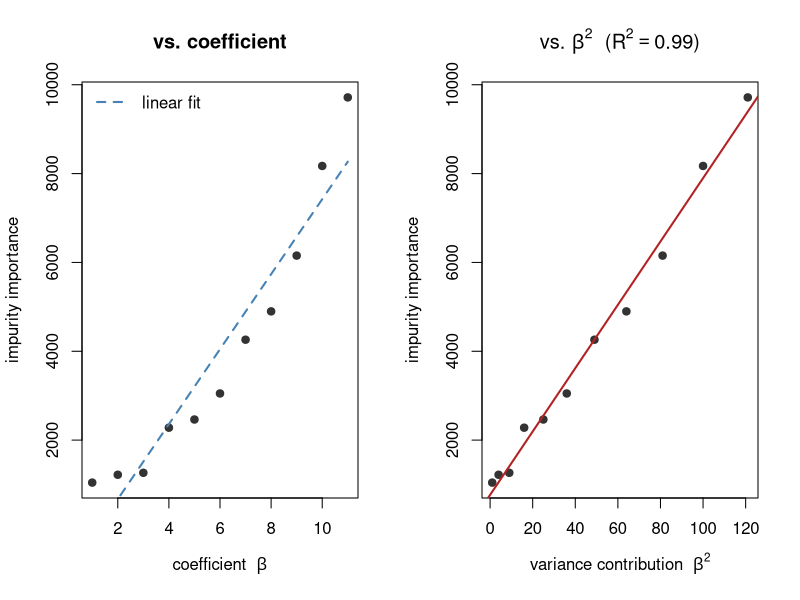
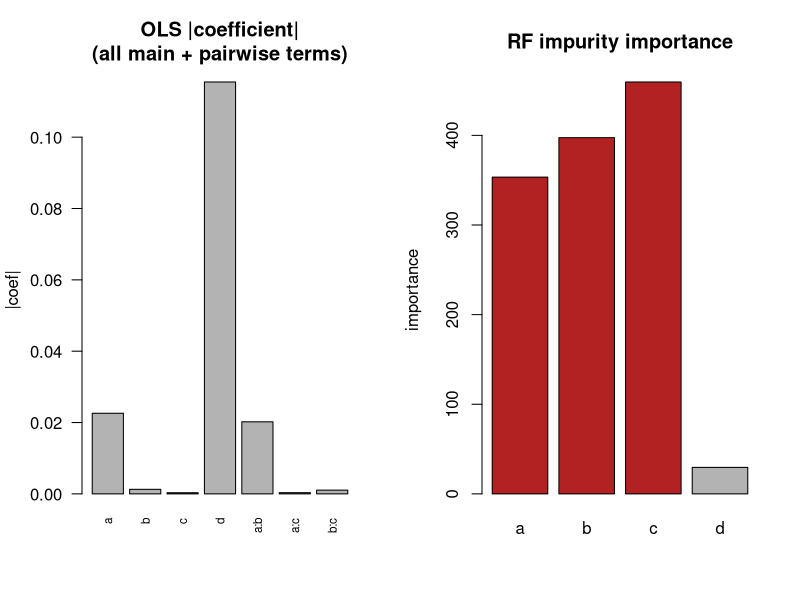
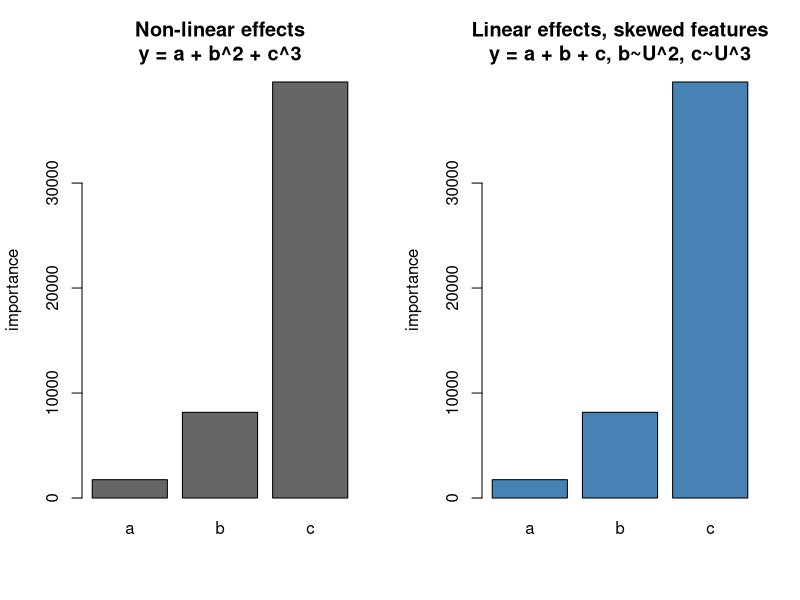

Source code (R) for these figures, in order:
# Generate the figures used in paper/. Run after/with validate.R.
# Each ranger() call carries an explicit seed, matching validate.R, so the
# plotted values are the ones the paper quotes regardless of call order.
# R_LIBS_USER=./.rlib Rscript analysis/figures.R
suppressMessages({ library(tibble); library(ranger) })
dir.create("figures", showWarnings = FALSE)
imp <- function(m) ranger::importance(m)

## Fig 1: importance tracks variance contribution beta^2 * Var(X). Left: vs the
## coefficient (curved). Right: vs beta^2 (near-linear) -- importance is denominated
## in squared-coefficient (variance) units, not coefficient units.
set.seed(43); n <- 1000
eff <- 1:11
X <- as_tibble(setNames(lapply(eff, function(i) runif(n)), letters[1:11]))
X$y <- as.matrix(X) %*% eff
v <- as.numeric(imp(ranger(y ~ ., X, importance = "impurity", num.trees = 1000, seed = 43)))
r2 <- summary(lm(v ~ I(eff^2)))$r.squared
png("figures/fig1_superlinear.png", 900, 460, res = 110)
par(mfrow = c(1, 2))
plot(eff, v, pch = 19, col = "grey20", xlab = expression("coefficient  " * beta),
     ylab = "impurity importance", main = "vs. coefficient")
lines(eff, predict(lm(v ~ eff)), col = "steelblue", lwd = 2, lty = 2)
legend("topleft", "linear fit", col = "steelblue", lty = 2, lwd = 2, bty = "n")
plot(eff^2, v, pch = 19, col = "grey20", xlab = expression("variance contribution  " * beta^2),
     ylab = "impurity importance",
     main = bquote("vs. " * beta^2 * "  (" * R^2 == .(round(r2, 2)) * ")"))
abline(lm(v ~ I(eff^2)), col = "firebrick", lwd = 2)
dev.off()

## Fig 2: three-way parity interaction - OLS (even with all pairwise terms) blind,
## RF importance loads on the three interacting variables
set.seed(42); n <- 10000; ib <- function(n) round(runif(n))
df <- tibble(a = ib(n), b = ib(n), c = ib(n), d = ib(n), y = d/10 + (a + b + c) %% 2)
ols <- lm(y ~ (a + b + c)^2 + d, df)          # all main + pairwise terms
v <- imp(ranger(y ~ a + b + c + d, df, importance = "impurity", num.trees = 500, seed = 42))
names(v) <- c("a","b","c","d")
png("figures/fig2_interaction.png", 900, 420, res = 110)
par(mfrow = c(1,2))
oc <- abs(coef(ols)[-1])
barplot(oc, las = 2, cex.names = 0.7, col = "grey70",
        main = "OLS |coefficient|\n(all main + pairwise terms)", ylab = "|coef|")
barplot(v, col = c("firebrick","firebrick","firebrick","grey70"),
        main = "RF impurity importance", ylab = "importance")
dev.off()

## Fig 3: the confound - non-linear effects vs linear-effects-skewed-features
set.seed(42); n <- 10000
df_nl  <- tibble(a = 1+runif(n), b = 1+runif(n), c = 1+runif(n), y = a + b^2 + c^3)
set.seed(42)
df_inc <- tibble(a = 1+runif(n), b = (1+runif(n))^2, c = (1+runif(n))^3, y = a + b + c)
v_nl  <- imp(ranger(y ~ ., df_nl,  importance = "impurity", num.trees = 500, seed = 42))
v_inc <- imp(ranger(y ~ ., df_inc, importance = "impurity", num.trees = 500, seed = 42))
png("figures/fig3_confound.png", 900, 420, res = 110)
par(mfrow = c(1,2))
barplot(v_nl,  col = "grey40", main = "Non-linear effects\ny = a + b^2 + c^3", ylab = "importance", ylim = c(0, max(v_nl,v_inc)))
barplot(v_inc, col = "steelblue", main = "Linear effects, skewed features\ny = a + b + c, b~U^2, c~U^3", ylab = "importance", ylim = c(0, max(v_nl,v_inc)))
dev.off()

cat("wrote figures/fig1_superlinear.png fig2_interaction.png fig3_confound.png\n")
